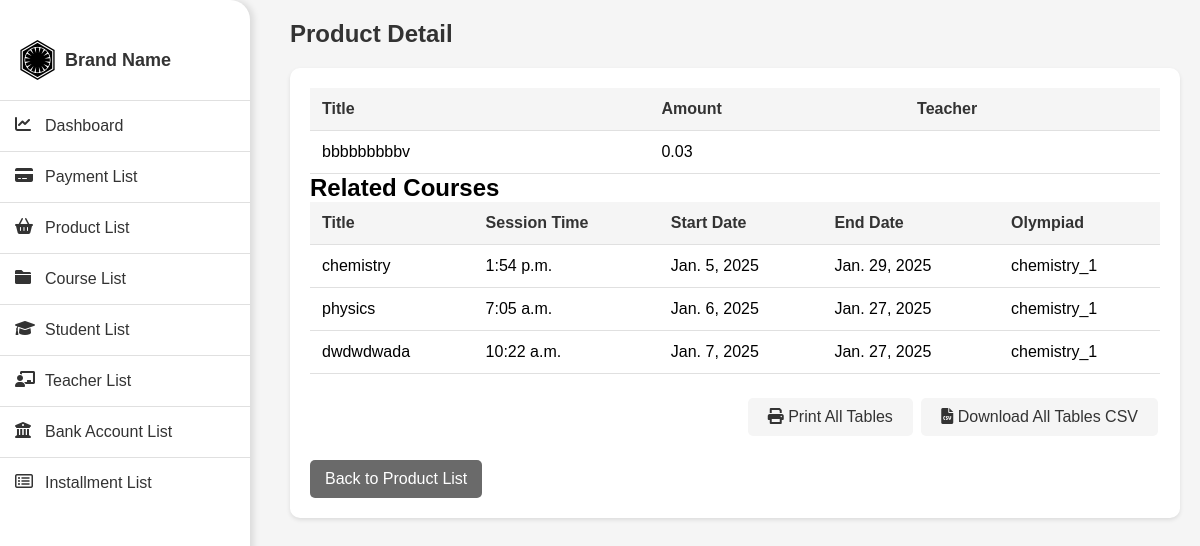
Page /product-detail/1/ (signed in) on the committed database.
### payments/models.py (models this page shows, shortened)
class Product(models.Model):
    title = models.CharField(max_length=255)
    description = models.TextField(blank=True, null=True)
    amount = models.DecimalField(max_digits=10, decimal_places=2, null=True)
    teacher = models.ForeignKey(Teacher, on_delete=models.DO_NOTHING, related_name='products')

class Course(models.Model):
    related_product = models.ForeignKey(Product, on_delete=models.DO_NOTHING)
    title = models.CharField(max_length=255)
    session_time = models.TimeField(null=True)
    start_date = models.DateField(null=True)
    end_date = models.DateField(null=True)
    teacher = models.ForeignKey(Teacher, on_delete=models.DO_NOTHING, related_name='courses')
    students = models.ManyToManyField(Student, through='StudentAgreement')
    olympiad = models.ForeignKey(Olympiad, on_delete=models.DO_NOTHING, null=True, blank=True, related_name='courses')

### payments/views.py (the view)
# urls.py: path('product-detail/<int:product_id>/', views.product_detail_page, name='product_detail'),
@login_required
@user_passes_test(is_staff_or_superuser, login_url='login')
def product_detail_page(request, product_id):
    product = get_object_or_404(Product, id=product_id)
    courses = Course.objects.filter(teacher=product.teacher).values('title', 'session_time', 'start_date', 'end_date',
                                                                    'olympiad__title')
    return render(request, 'payments/product_detail.html', {
        'product': product,
        'courses': courses
    })

### payments/views.py (called while the page is built)
def is_staff_or_superuser(user):
    return user.is_staff or user.is_superuser

### payments/templates/payments/product_detail.html (shortened to what this page needs)
{% load static %}
<!DOCTYPE html>
<html lang="en">
<head>
    <link rel="stylesheet" href="https://cdnjs.cloudflare.com/ajax/libs/font-awesome/6.0.0/css/all.min.css">
</head>
<body>
<div class="sidebar">
    <div class="sidebar-header">
        <i class="fa-brands fa-first-order"></i>
        <h2>Brand Name</h2>
    </div>
    <a href="{% url 'dashboard' %}" class="sidebar-button {% if request.resolver_match.url_name == 'dashboard' %}active{% endif %}">
        <i class="fa-solid fa-chart-line"></i>
        Dashboard
    </a>
    <a href="{% url 'payment_list' %}" class="sidebar-button {% if request.resolver_match.url_name == 'payment_list' %}active{% endif %}">
        <i class="fa-solid fa-credit-card"></i>
        Payment List
    </a>
    <a href="{% url 'product_list' %}" class="sidebar-button {% if request.resolver_match.url_name == 'product_list' %}active{% endif %}">
        <i class="fa-solid fa-basket-shopping"></i>
        Product List
    </a>
    <a href="{% url 'course_list' %}" class="sidebar-button {% if request.resolver_match.url_name == 'course_list' %}active{% endif %}">
        <i class="fa-solid fa-folder"></i>
        Course List
    </a>
    <a href="{% url 'student_list' %}" class="sidebar-button {% if request.resolver_match.url_name == 'student_list' %}active{% endif %}">
        <i class="fa-solid fa-graduation-cap"></i>
        Student List
    </a>
    <a href="{% url 'teacher_list' %}" class="sidebar-button {% if request.resolver_match.url_name == 'teacher_list' %}active{% endif %}">
        <i class="fa-solid fa-chalkboard-user"></i>
        Teacher List
    </a>
    <a href="{% url 'bank_account_list' %}" class="sidebar-button {% if request.resolver_match.url_name == 'bank_account_list' %}active{% endif %}">
        <i class="fa-solid fa-building-columns"></i>
        Bank Account List
    </a>
    <a href="{% url 'installment_list' %}" class="sidebar-button {% if request.resolver_match.url_name == 'installment_list' %}active{% endif %}">
        <i class="fa-regular fa-rectangle-list"></i>
        Installment List
    </a>
</div>
<div class="content">
    <div class="page-header">
        <h1>Product Detail</h1>
    </div>
    <div class="table-container">
        <table id="product-detail-table">
            <thead>
                <tr>
                    <th>Title</th>
                    <th>Amount</th>
                    <th>Teacher</th>
                </tr>
            </thead>
            <tbody>
                <tr>
                    <td>{{ product.title }}</td>
                    <td>{{ product.amount }}</td>
                    <td>{{ product.teacher__name }}</td>
                </tr>
            </tbody>
        </table>
        <div class="table-gap">
            <h2>Related Courses</h2>
            <table id="related-courses-table">
                <thead>
                    <tr>
                        <th>Title</th>
                        <th>Session Time</th>
                        <th>Start Date</th>
                        <th>End Date</th>
                        <th>Olympiad</th>
                    </tr>
                </thead>
                <tbody>
                    {% for course in courses %}
                    <tr>
                        <td>{{ course.title }}</td>
                        <td>{{ course.session_time }}</td>
                        <td>{{ course.start_date }}</td>
                        <td>{{ course.end_date }}</td>
                        <td>{{ course.olympiad__title }}</td>
                    </tr>
                    {% endfor %}
                </tbody>
            </table>
        </div>
        <div style="text-align: right; margin-top: 20px;">
            <button onclick="printAllTables()" class="action-button"><i class="fa-solid fa-print"></i> Print All Tables</button>
            <button onclick="exportAllTablesToCSV()" class="action-button"><i class="fa-solid fa-file-csv"></i> Download All Tables CSV</button>
        </div>
        <a href="{% url 'product_list' %}" class="back-link">Back to Product List</a>
    </div>
</div>
</body>
</html>

### payments/templates/payments/product_detail.html (style rules this page uses)
* { box-sizing: border-box; margin: 0; padding: 0; }
body { font-family: Arial, sans-serif; background: #f5f5f5; margin: 0; display: flex; opacity: 0; animation: fadeIn 0.3s ease-in forwards; }
.sidebar { width: 250px; background-color: #ffffff; border-radius: 0 20px 20px 0; box-shadow: 4px 0 6px rgba(0, 0, 0, 0.1); padding: 20px 0; height: 100vh; position: fixed; left: 0; top: 0; transition: transform 0.3s ease; }
.sidebar-header { display: flex; align-items: center; padding: 20px; border-bottom: 1px solid #e0e0e0; }
.sidebar-header i { font-size: 40px; margin-right: 10px; }
.sidebar-header h2 { font-size: 18px; color: #333333; }
.sidebar-button { display: flex; align-items: center; width: 100%; padding: 15px; text-align: left; color: #333333; text-decoration: none; border-bottom: 1px solid #e0e0e0; transition: background-color 0.3s ease; }
.sidebar-button i { width: 20px; height: 20px; margin-right: 10px; }
.sidebar-button:last-child { border-bottom: none; }
.content { margin-left: 270px; padding: 20px; width: calc(100% - 270px); transition: margin-left 0.3s ease; }
.page-header { display: flex; justify-content: space-between; align-items: center; margin-bottom: 20px; }
.page-header h1 { font-size: 24px; color: #333333; }
.table-container { background-color: #ffffff; border-radius: 10px; box-shadow: 0 2px 4px rgba(0, 0, 0, 0.1); padding: 20px; overflow-x: auto; }
table { width: 100%; border-collapse: collapse; }
th, td { padding: 12px; text-align: left; border-bottom: 1px solid #e0e0e0; }
th { background-color: #f5f5f5; font-weight: bold; color: #333333; }
.back-link { display: inline-block; margin-top: 20px; padding: 10px 15px; background-color: #6a6a6a; color: #ffffff; text-decoration: none; border-radius: 5px; }
.action-button { background-color: #f5f5f5; border: none; color: #333333; padding: 10px 20px; text-align: center; text-decoration: none; display: inline-block; font-size: 16px; margin: 4px 2px; cursor: pointer; border-radius: 5px; transition: background-color 0.3s ease; }

### rows in the picture
Product: title "bbbbbbbbbv", amount "0.03"
Course: title "chemistry", session_time "1:54 p.m.", start_date "Jan. 5, 2025", end_date "Jan. 29, 2025", olympiad__title "chemistry_1"
Course: title "physics", session_time "7:05 a.m.", start_date "Jan. 6, 2025", end_date "Jan. 27, 2025", olympiad__title "chemistry_1"
Course: title "dwdwdwada", session_time "10:22 a.m.", start_date "Jan. 7, 2025", end_date "Jan. 27, 2025", olympiad__title "chemistry_1"
